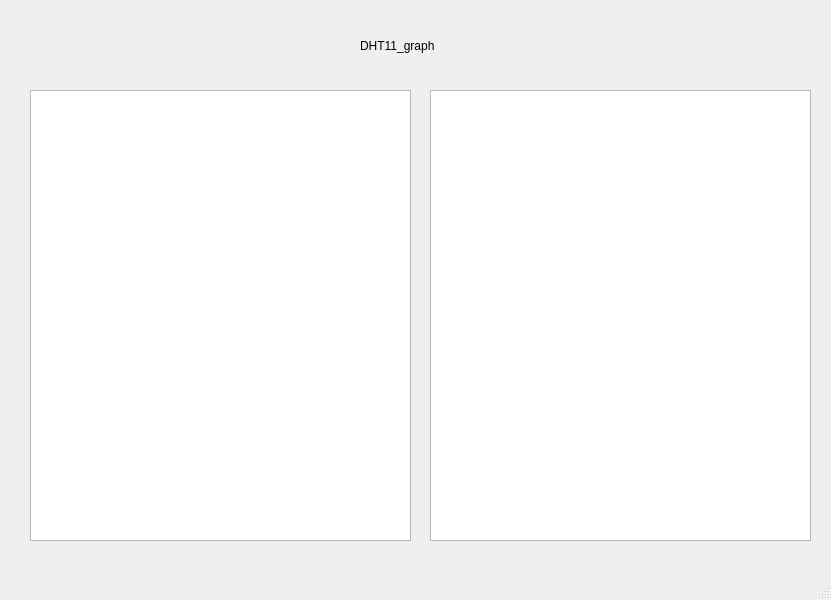
<?xml version="1.0" encoding="UTF-8"?>
<ui version="4.0">
 <class>MainWindow</class>
 <widget class="QMainWindow" name="MainWindow">
  <property name="geometry">
   <rect>
    <x>0</x>
    <y>0</y>
    <width>831</width>
    <height>600</height>
   </rect>
  </property>
  <property name="windowTitle">
   <string>MainWindow</string>
  </property>
  <widget class="QWidget" name="centralwidget">
   <widget class="QLabel" name="title">
    <property name="geometry">
     <rect>
      <x>360</x>
      <y>10</y>
      <width>161</width>
      <height>71</height>
     </rect>
    </property>
    <property name="styleSheet">
     <string notr="true">font: 75 18pt &quot;Agency FB&quot;;</string>
    </property>
    <property name="text">
     <string>DHT11_graph</string>
    </property>
   </widget>
   <widget class="PlotWidget" name="graphicsView">
    <property name="geometry">
     <rect>
      <x>30</x>
      <y>90</y>
      <width>381</width>
      <height>451</height>
     </rect>
    </property>
   </widget>
   <widget class="PlotWidget" name="graphicsView_2">
    <property name="geometry">
     <rect>
      <x>430</x>
      <y>90</y>
      <width>381</width>
      <height>451</height>
     </rect>
    </property>
   </widget>
  </widget>
  <widget class="QMenuBar" name="menubar">
   <property name="geometry">
    <rect>
     <x>0</x>
     <y>0</y>
     <width>831</width>
     <height>26</height>
    </rect>
   </property>
  </widget>
  <widget class="QStatusBar" name="statusbar"/>
 </widget>
 <customwidgets>
  <customwidget>
   <class>PlotWidget</class>
   <extends>QGraphicsView</extends>
   <header>pyqtgraph</header>
  </customwidget>
 </customwidgets>
 <resources/>
 <connections/>
</ui>
